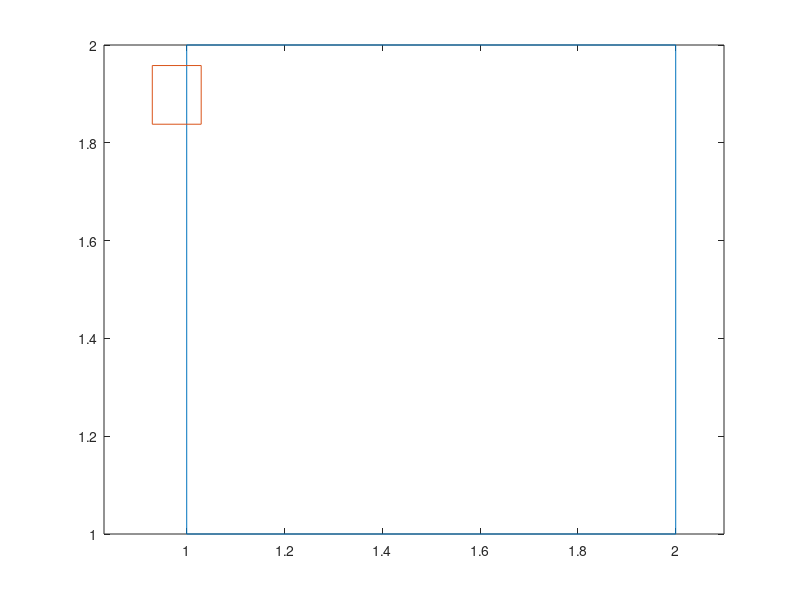

Write the MATLAB code that produced this figure. (Note: this script raises an error after producing the figure.)
% test PolyConflict
figure;
% x1 = [1  1  4  4];
% y1 = [1  2  2  1];
% x2 = [2  3  5  4];
% y2 = [3  3  1  1];

x1 = [1     2     2     1   1];
y1 = [1     1     2     2   1];
x2 = [0.9296    1.0296    1.0296    0.9296   0.9296];
y2 = [1.9580    1.9580    1.8380    1.8380    1.9580];
plot([x1(1,:)  x1(1)], [y1(1,:)  y1(1)])
hold on
plot([x2(1,:)  x2(1)], [y2(1,:)  y2(1)])
axis equal
% [xi,yi] = polyxpoly(x1,y1,x2,y2)

[xi,yi] = polyxpoly(x1,y1,x2,y2)